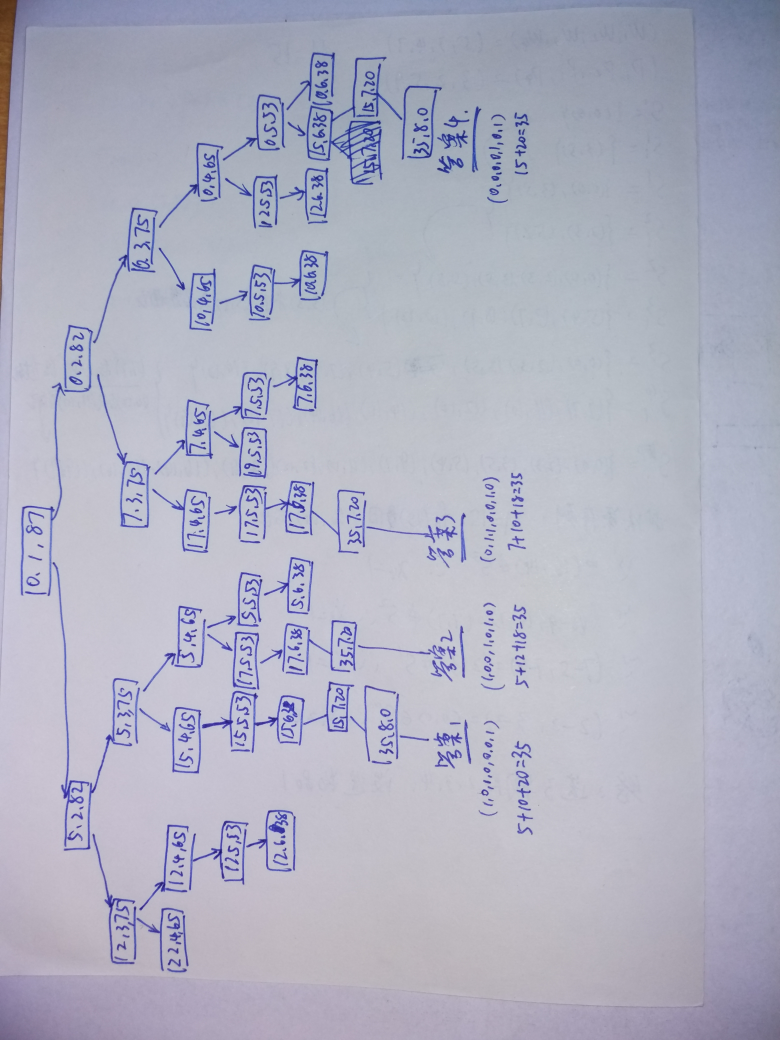
#> input picture Algorithm_2015_autumn/第7次作业/IMG_20151203_214448.jpg, 3120 x 4160 px (shown at 1/4 size); its folder holds 2 pictures in this run
$ python koutu.py '../../Algorithm_2015_autumn/第7次作业'
#> lines starting #> are read from the running program, lines starting #| are printed output that depends on the picture
#!/usr/bin/env python3
# -*- coding: utf-8 -*-

import os
import sys
from PIL import Image

n = len(sys.argv)
box = [[438, 312, 438 + 1120, 312 + 840], [1950, 312, 1950 + 1120, 312 + 840], [438, 1326, 438 + 1120, 1326 + 840], [1950, 1326, 1950 + 1120, 1326 + 840]]
j = 1

for i in range(1,n):
    path = sys.argv[i]
    imlist = os.listdir(path)
    os.mkdir(path+'/deal')
    for imname in imlist:
        im = Image.open(path+'/'+imname)
#> im is the input picture: PIL image 3120x4160 RGB; mean R, G, B 175.5, 176.7, 193.4
        #im.thumbnail((200, 100))
        buf1 = buf2 = buf3 = buf4 = im
        buf1.crop(box[0]).save(path+'/deal/'+str(j)+'.jpg', 'JPEG')
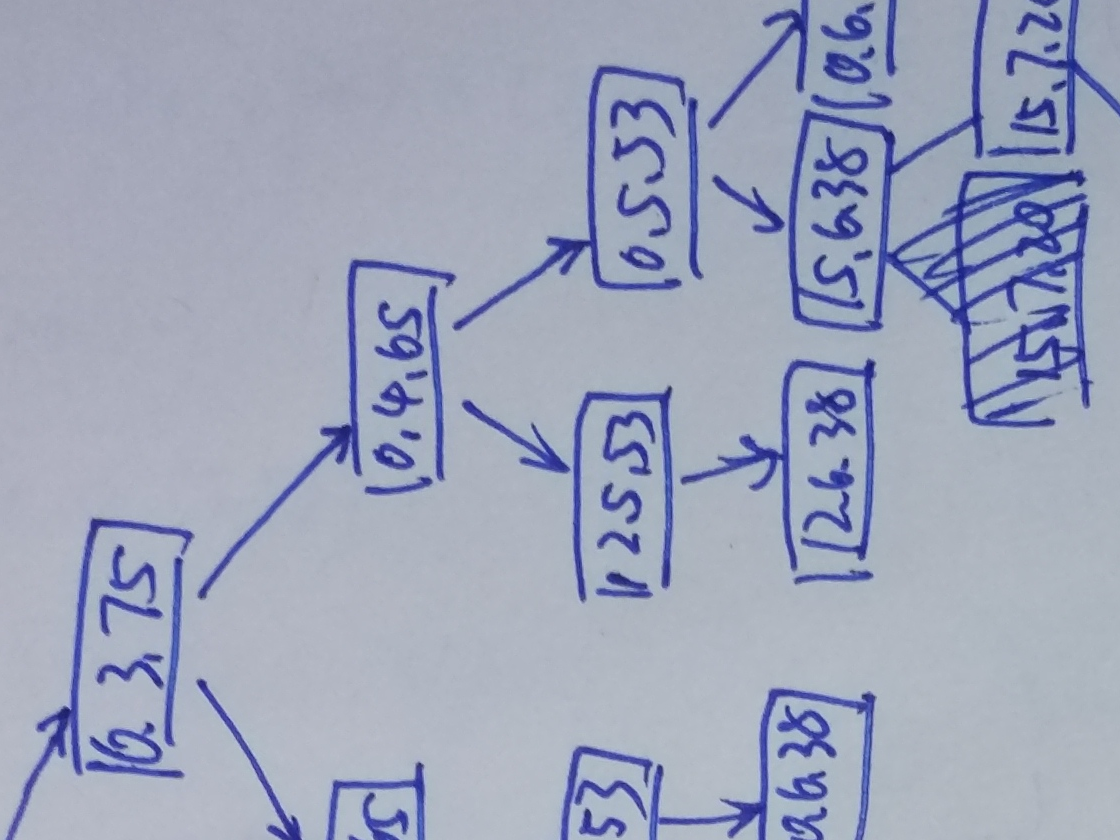
#> saved as 1.jpg: PIL image 1120x840 RGB; mean R, G, B 158.4, 165.5, 186.9
        j+=1
        buf2.crop(box[1]).save(path+'/deal/'+str(j)+'.jpg', 'JPEG')
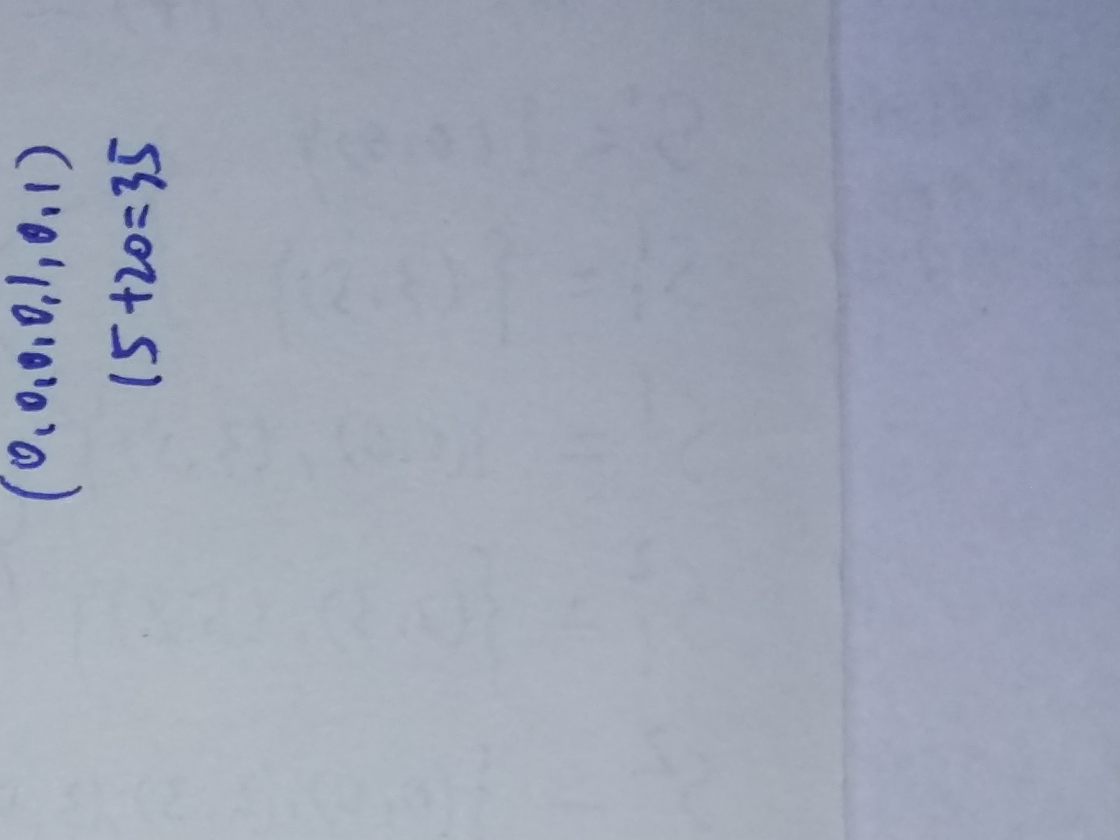
#> saved as 2.jpg: PIL image 1120x840 RGB; mean R, G, B 158.1, 165.1, 181.4
        j+=1
        buf3.crop(box[2]).save(path+'/deal/'+str(j)+'.jpg', 'JPEG')
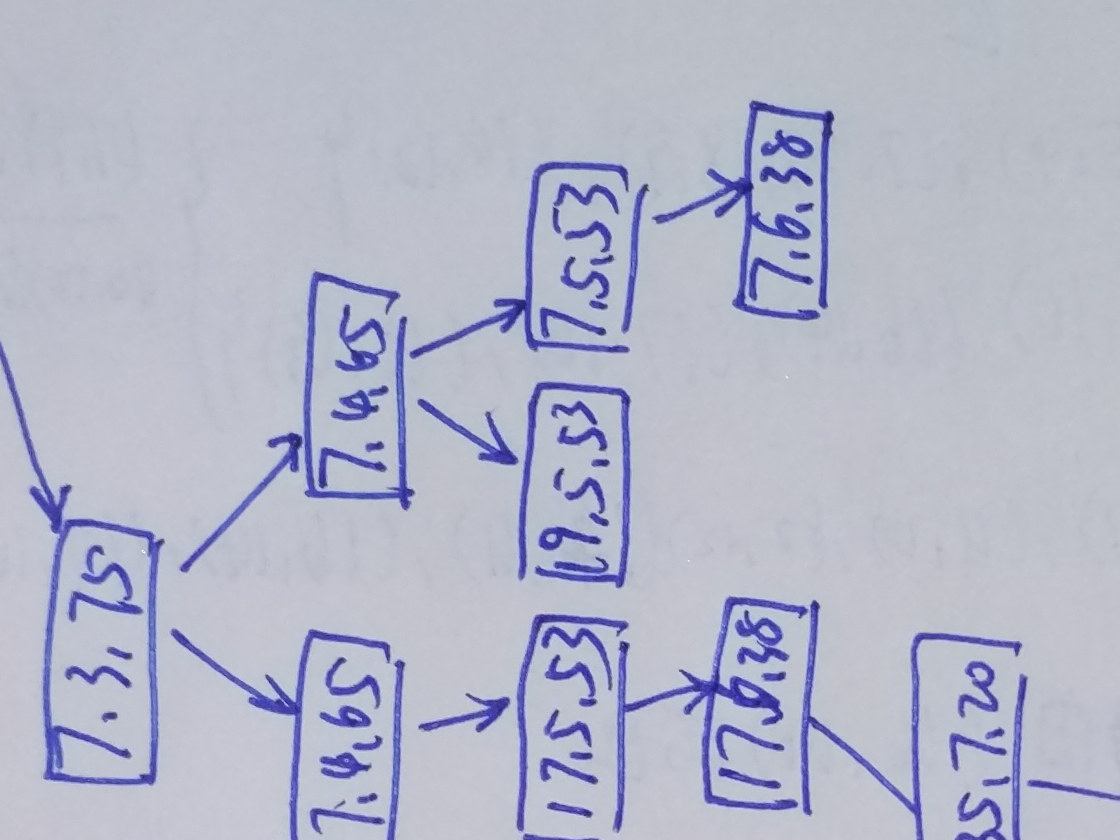
#> saved as 3.jpg: PIL image 1120x840 RGB; mean R, G, B 180.4, 183.3, 201.6
        j+=1
        buf4.crop(box[3]).save(path+'/deal/'+str(j)+'.jpg', 'JPEG')
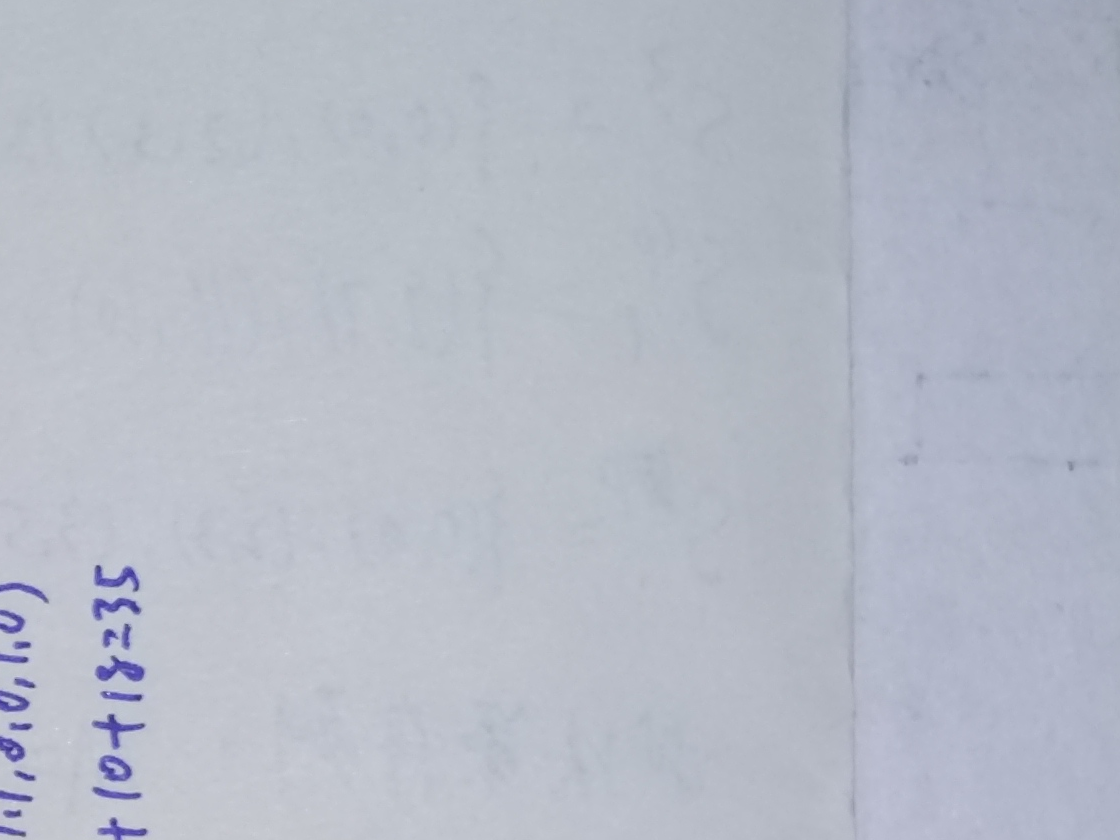
#> saved as 4.jpg: PIL image 1120x840 RGB; mean R, G, B 181.8, 187, 199
        j+=1

$ run again, on Algorithm_2015_autumn/第7次作业/IMG_20151214_114133.jpg
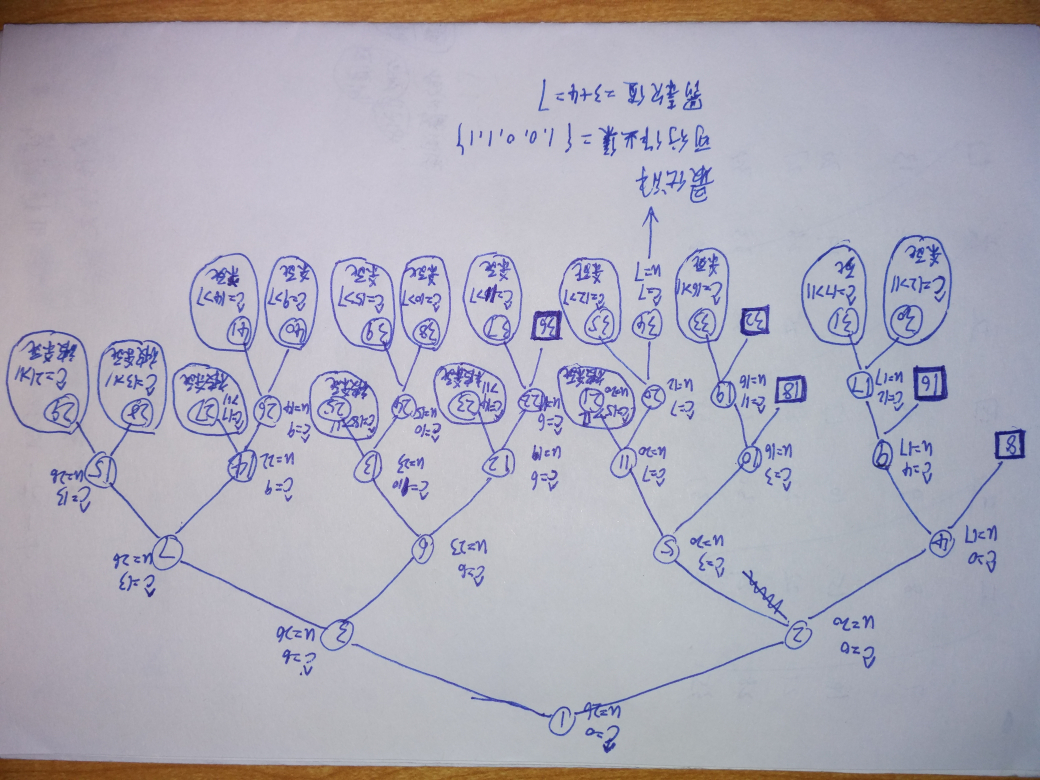
#> input picture Algorithm_2015_autumn/第7次作业/IMG_20151214_114133.jpg, 4160 x 3120 px (shown at 1/4 size)
#> im is the input picture: PIL image 4160x3120 RGB; mean R, G, B 173.1, 170.9, 183.8
#> `buf3.crop(box[2]).save(path+'/deal/'+str(j)+'.jpg', 'JPEG')`:
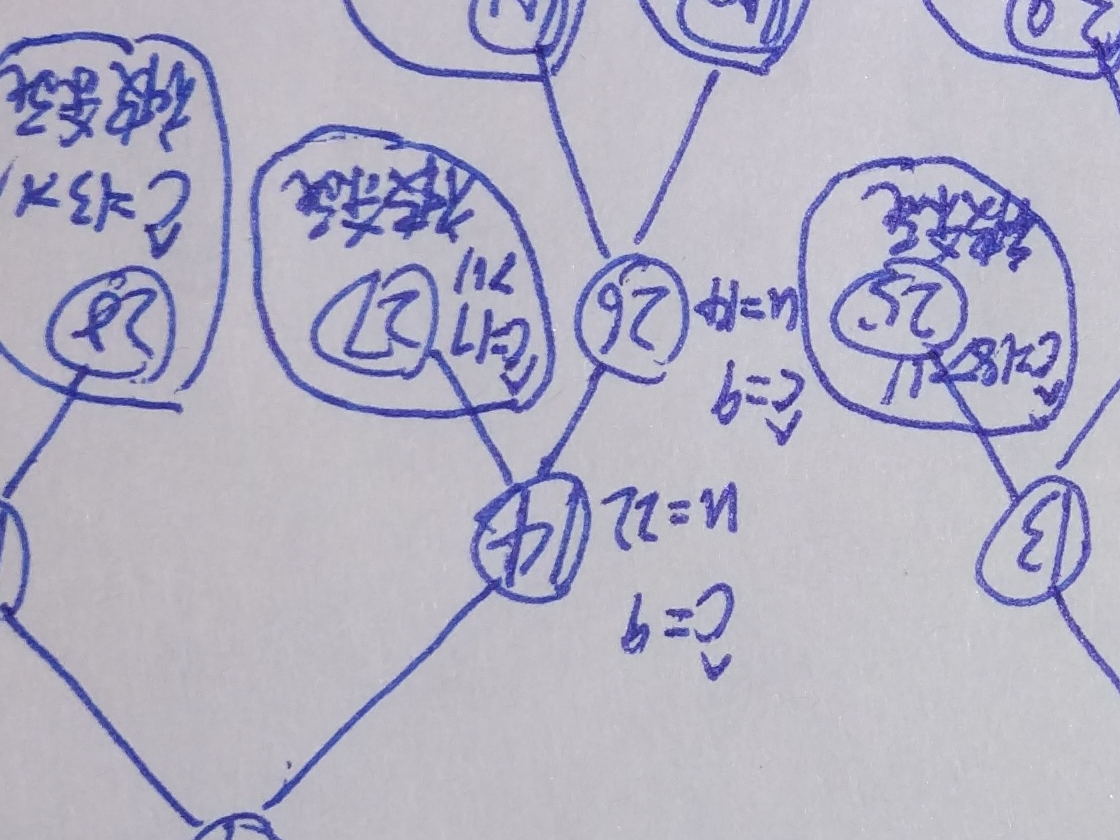
#> saved as 3.jpg: PIL image 1120x840 RGB; mean R, G, B 178.5, 176.5, 194.6
#> `buf4.crop(box[3]).save(path+'/deal/'+str(j)+'.jpg', 'JPEG')`:
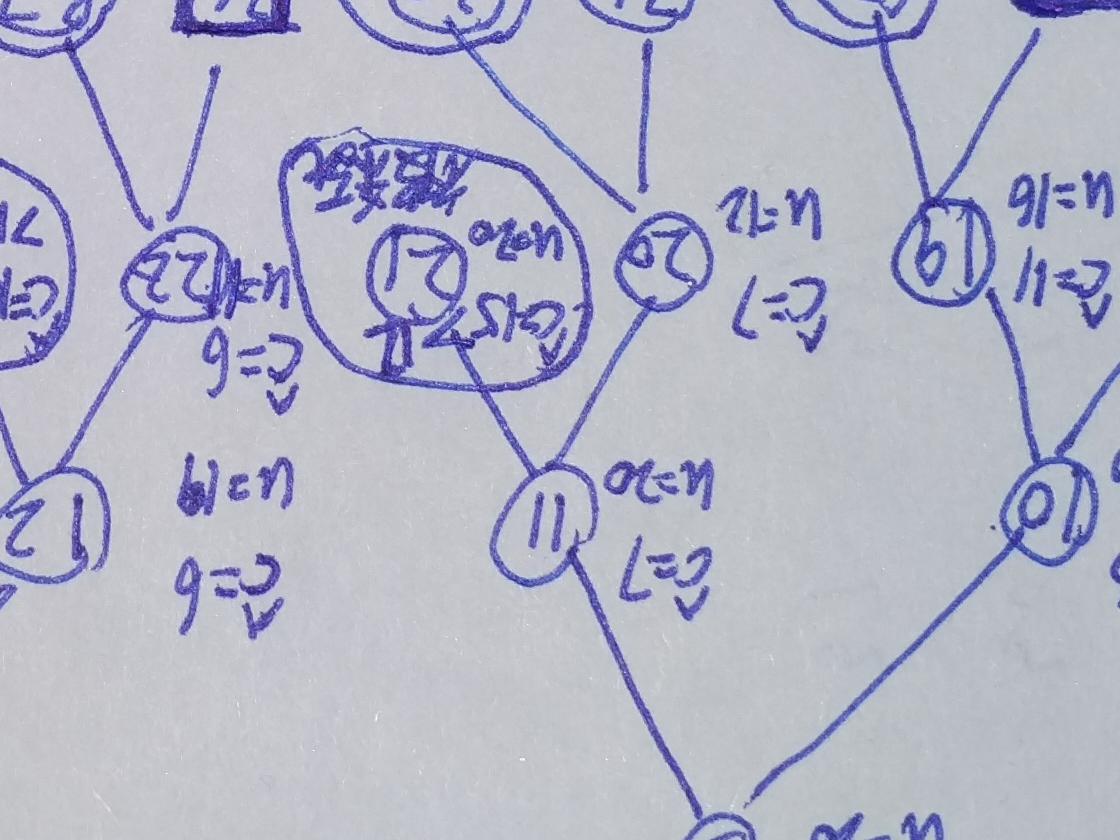
#> saved as 4.jpg: PIL image 1120x840 RGB; mean R, G, B 180, 181.8, 198.7
